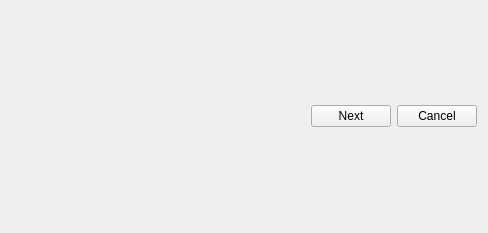
<?xml version="1.0" encoding="UTF-8"?>
<ui version="4.0">
 <class>MainMenu::CDlgWizardBase</class>
 <widget class="QWidget" name="MainMenu::CDlgWizardBase">
  <property name="geometry">
   <rect>
    <x>0</x>
    <y>0</y>
    <width>488</width>
    <height>233</height>
   </rect>
  </property>
  <property name="windowTitle">
   <string>Form</string>
  </property>
  <layout class="QGridLayout" name="gridLayout">
   <item row="2" column="2">
    <widget class="QPushButton" name="pushNext">
     <property name="text">
      <string>Next</string>
     </property>
    </widget>
   </item>
   <item row="2" column="3">
    <widget class="QPushButton" name="pushCancel">
     <property name="text">
      <string>Cancel</string>
     </property>
    </widget>
   </item>
   <item row="2" column="1">
    <spacer name="horizontalSpacer">
     <property name="orientation">
      <enum>Qt::Horizontal</enum>
     </property>
     <property name="sizeHint" stdset="0">
      <size>
       <width>40</width>
       <height>20</height>
      </size>
     </property>
    </spacer>
   </item>
   <item row="2" column="0">
    <layout class="QHBoxLayout" name="layoutMoreButtons"/>
   </item>
   <item row="0" column="0" colspan="4">
    <layout class="QVBoxLayout" name="layoutContent"/>
   </item>
  </layout>
 </widget>
 <resources/>
 <connections/>
</ui>
